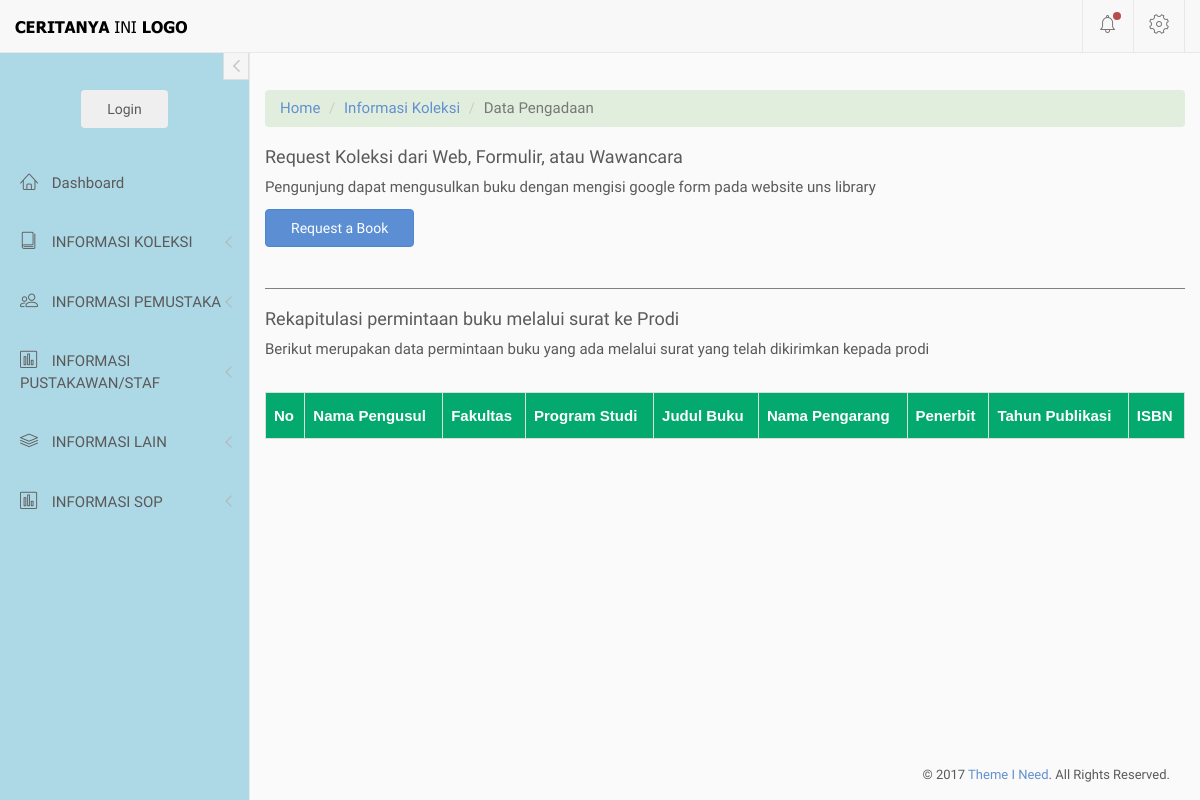
Before: /index.php/excel with the older database file.
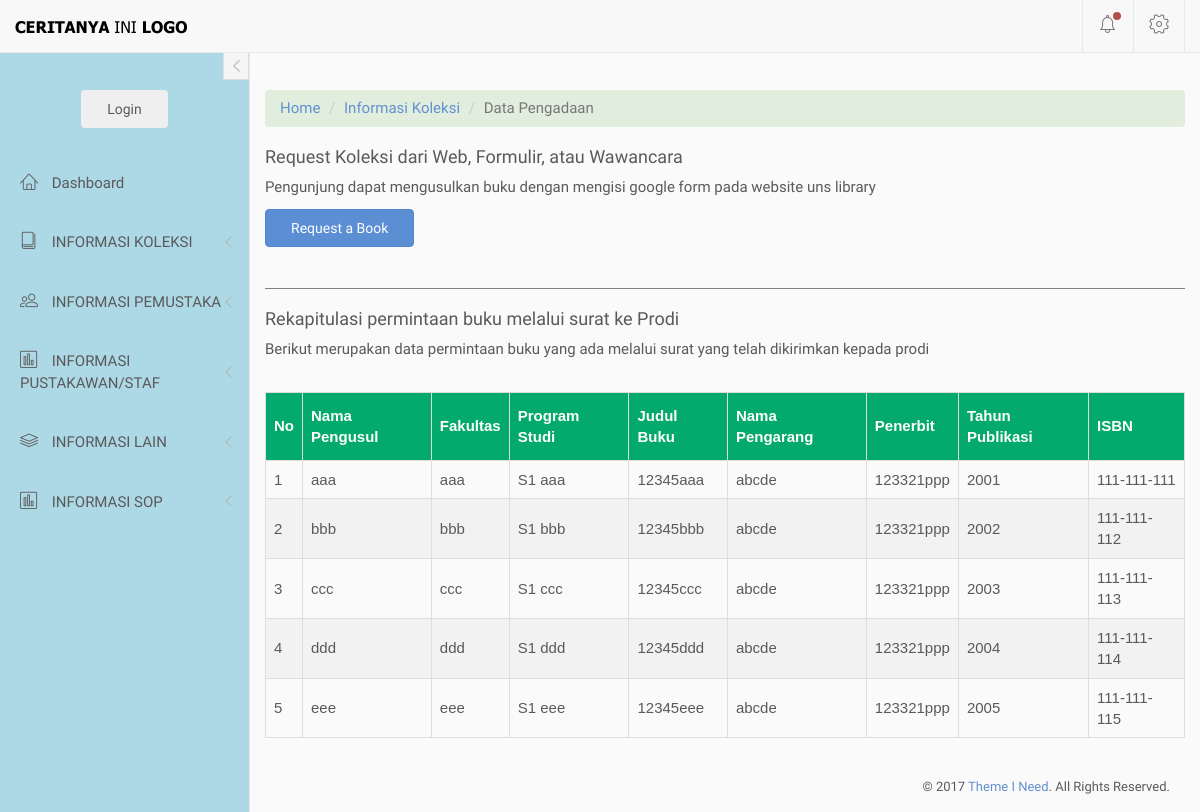
After: the same page with the newer database file.
### tables this page shows
CREATE TABLE `list_pengadaan` (
  `id` int(11) NOT NULL,
  `nama` varchar(100) NOT NULL,
  `fakultas` varchar(100) NOT NULL,
  `program_studi` varchar(100) NOT NULL,
  `judul_buku` varchar(500) NOT NULL,
  `nama_pengarang` varchar(500) NOT NULL,
  `penerbit` varchar(500) NOT NULL,
  `tahun_publikasi` year(4) NOT NULL,
  `isbn` varchar(30) NOT NULL,
  `tanggal_input` date NOT NULL,
  `update_id` int(11) NOT NULL
);

### application/controllers/excel.php (called while the page is built, shortened)
<?php
    class Excel extends CI_Controller {
        public function __construct()
        {
            $this->load->database();
            $this->load->model('M_excel');
            $this->load->model('M_main');
        }
        public function index()
        {
            $data['akses'] = $this->session->userdata('akses');
            $data['ab'] = $this->M_excel->tampilan_tabel();
            $this->load->view('diffdash/header', $data);
            $this->load->view('diffdash/sidebar', $data);
            $this->load->view('koleksi/v_pengadaan', $data);
            $this->load->view('diffdash/footer', $data);
        }
    }

### index.php (called while the page is built, shortened)
<?php
require_once BASEPATH.'core/CodeIgniter.php';

### application/models/m_excel.php (called while the page is built, shortened)
<?php
class M_Excel extends CI_Model{
    public function tampilan_tabel()
    {
        $query = $this->db->get('list_pengadaan');
        return $query->result();
    }
}

### application/views/koleksi/v_pengadaan.php (the view, shortened to what this page needs)
<nav aria-label="breadcrumb">
  <ol class="breadcrumb">
    <li class="breadcrumb-list"><a href="<?= base_url() ?>">Home</a></li>
    <li class="breadcrumb-list"><a href="#">Informasi Koleksi</a></li>
    <li class="breadcrumb-list active" aria-current="page">Data Pengadaan</li>
  </ol>
</nav>
<div>
  <div>
    <h4>Request Koleksi dari Web, Formulir, atau Wawancara</h4>
    <?php if($this->session->userdata('status')=="login"){?>
      <p>importkan file dalam bentuk excel, sebelumnya diwajibkan untuk mendownload template format excel yang tersedia di bawah, kemudian dapat menguploadnya di bagian import file</p>
      <a class="btn btn-success" href="<?php echo base_url('excel/download_template'); ?>" target="_blank">Download Format Excel</a>
      <button type="button" class="btn btn-primary" data-toggle="modal" data-target="#exampleModalCenter">Import File</button>
    <?php }else{ ?>
      <p>Pengunjung dapat mengusulkan buku dengan mengisi google form pada website uns library</p>
      <a class="btn btn-primary" href="https://library.uns.ac.id/request-a-book/" target="_blank">Request a Book</a>
    <?php } ?>
  </div>
  <br>
  <hr>
  <div>
    <h4>Rekapitulasi permintaan buku melalui surat ke Prodi</h4>
    <p>Berikut merupakan data permintaan buku yang ada melalui surat yang telah dikirimkan kepada prodi</p>
  </div>
  <br>
  <div style="overflow-x: auto;">
    <table id="themed">
      <thead>
        <tr style="background:#CCC">
          <th>No</th>
          <th>Nama Pengusul</th>
          <th>Fakultas</th>
          <th>Program Studi</th>
          <th>Judul Buku</th>
          <th>Nama Pengarang</th>
          <th>Penerbit</th>
          <th>Tahun Publikasi</th>
          <th>ISBN</th>
        </tr>
      </thead>
      <tbody>
        <?php
        $i = 1;
        foreach ($ab as $row) {
        ?><tr>
            <td><?php echo $i ?></td>
            <td><?php echo $row->nama; ?></td>
            <td><?php echo $row->fakultas; ?></td>
            <td><?php echo $row->program_studi; ?></td>
            <td><?php echo $row->judul_buku; ?></td>
            <td><?php echo $row->nama_pengarang; ?></td>
            <td><?php echo $row->penerbit; ?></td>
            <td><?php echo $row->tahun_publikasi; ?></td>
            <td><?php echo $row->isbn; ?></td>
            <?php $i++ ?>
          </tr>
        <?php }
        ?>
      </tbody>
    </table>
  </div>
</div>

Changed rows visible on the page:
added list_pengadaan: nama "aaa", fakultas "aaa", program_studi "S1 aaa", judul_buku "12345aaa", nama_pengarang "abcde", penerbit "123321ppp", tahun_publikasi "2001", isbn "111-111-111"
added list_pengadaan: nama "bbb", fakultas "bbb", program_studi "S1 bbb", judul_buku "12345bbb", nama_pengarang "abcde", penerbit "123321ppp", tahun_publikasi "2002", isbn "111-111-112"
added list_pengadaan: nama "ccc", fakultas "ccc", program_studi "S1 ccc", judul_buku "12345ccc", nama_pengarang "abcde", penerbit "123321ppp", tahun_publikasi "2003", isbn "111-111-113"
added list_pengadaan: nama "ddd", fakultas "ddd", program_studi "S1 ddd", judul_buku "12345ddd", nama_pengarang "abcde", penerbit "123321ppp", tahun_publikasi "2004", isbn "111-111-114"
added list_pengadaan: nama "eee", fakultas "eee", program_studi "S1 eee", judul_buku "12345eee", nama_pengarang "abcde", penerbit "123321ppp", tahun_publikasi "2005", isbn "111-111-115"
